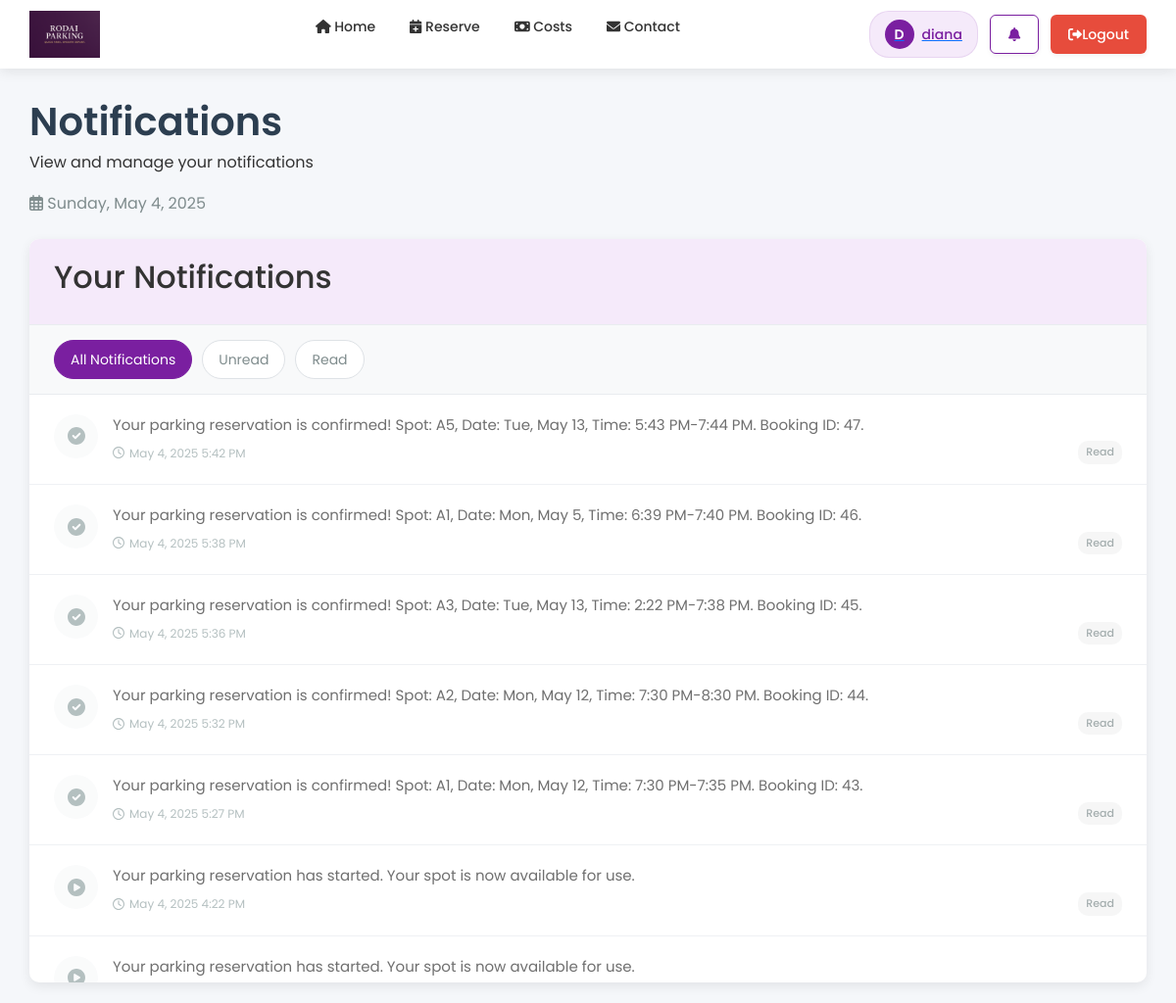
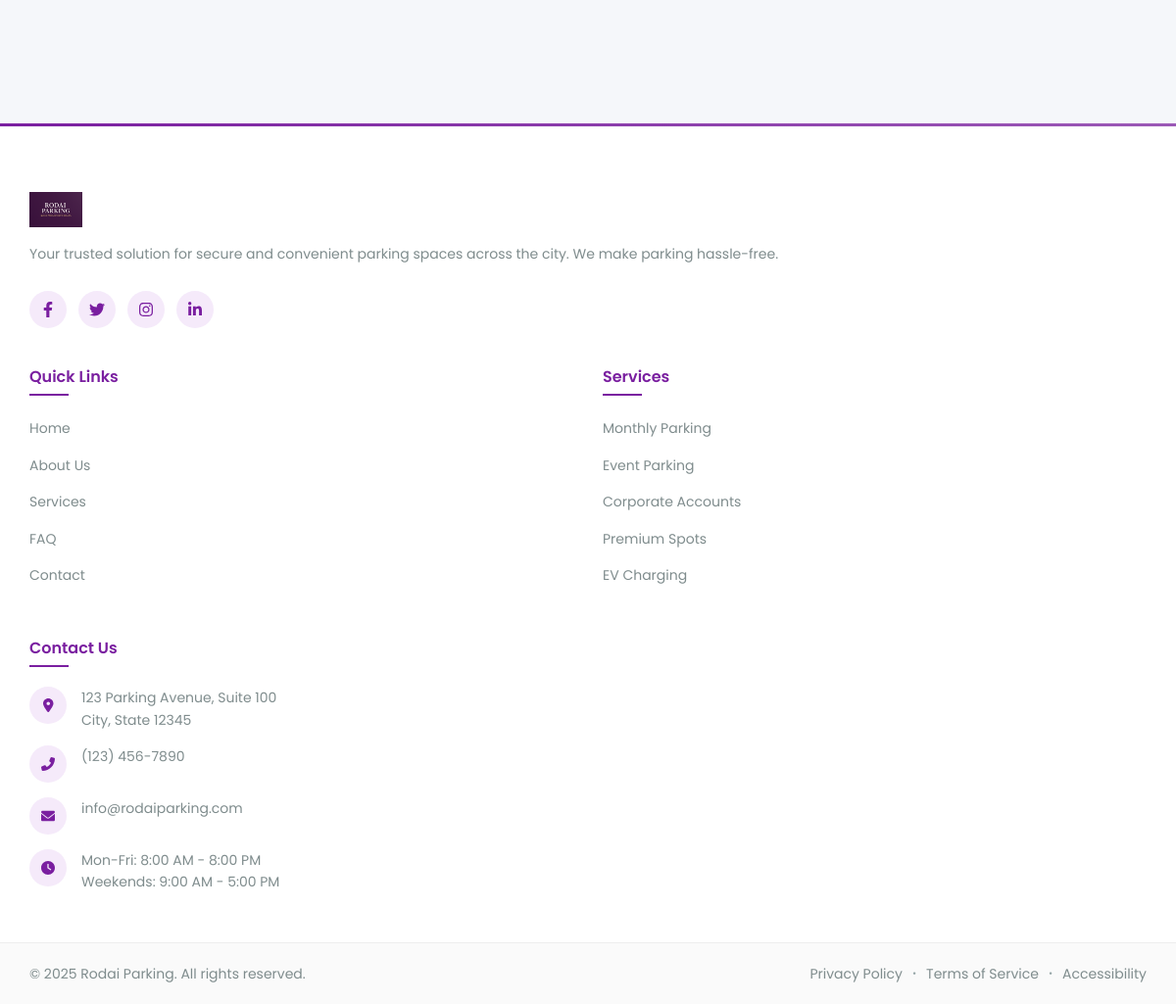
The app's page /notifications.php (signed in) with its own data (2 pictures, top to bottom).
### tables this page shows
CREATE TABLE `notifications` (
  `NotificationID` int(11) NOT NULL,
  `UserID` int(11) NOT NULL,
  `BookingID` int(11) NOT NULL,
  `Type` varchar(50) NOT NULL,
  `Message` text NOT NULL,
  `IsRead` tinyint(1) DEFAULT 0,
  `SentAt` datetime DEFAULT current_timestamp(),
  `ReadAt` datetime DEFAULT NULL
);

### includes/notification_system.php (called while the page is built, shortened)
<?php
function getAllNotifications($conn, $userId, $limit = 50) {
    try {
        $stmt = $conn->prepare("
            SELECT n.*, b.SpotID, ps.SpotNumber, b.StartTime, b.EndTime
            FROM notifications n
            LEFT JOIN bookings b ON n.BookingID = b.BookingID
            LEFT JOIN parkingspots ps ON b.SpotID = ps.SpotID
            WHERE n.UserID = :userId
            ORDER BY n.SentAt DESC
            LIMIT :limit
        ");
        $stmt->bindParam(':userId', $userId, PDO::PARAM_INT);
        $stmt->bindParam(':limit', $limit, PDO::PARAM_INT);
        $stmt->execute();
        return $stmt->fetchAll(PDO::FETCH_ASSOC);
    } catch (PDOException $e) {
        error_log("Error getting all notifications: " . $e->getMessage());
        return [];
    }
}
?>

### notifications.php (the view, shortened to what this page needs)
<?php
require_once 'db.php';
require_once 'includes/notification_system.php';
$userId = $_SESSION['user_id'];
$allNotifications = getAllNotifications($conn, $userId, 100);
?>
<!DOCTYPE html>
<html lang="en">
<head>
    <link rel="stylesheet" href="https://cdnjs.cloudflare.com/ajax/libs/font-awesome/6.0.0/css/all.min.css">
    <link href="https://cdn.jsdelivr.net/npm/bootstrap@5.3.0/dist/css/bootstrap.min.css" rel="stylesheet">
    <link rel="stylesheet" href="css/styles.css">
    <link rel="stylesheet" href="css/notifications.css">
</head>
<body>
    <?php include 'includes/header.php'; ?>
    <main class="notifications-page">
        <div class="container">
            <div class="dashboard-header mb-4">
                <div>
                    <h1 class="dashboard-title">Notifications</h1>
                    <p class="dashboard-subtitle">View and manage your notifications</p>
                </div>
                <div class="dashboard-date">
                    <i class="far fa-calendar-alt"></i> <?php echo date('l, F j, Y'); ?>
                </div>
            </div>
            <div class="notifications-container">
                <div class="notifications-header">
                    <h2>Your Notifications</h2>
                </div>
                <div class="notifications-filter">
                    <button class="filter-btn active" data-filter="all">All Notifications</button>
                    <button class="filter-btn" data-filter="unread">Unread</button>
                    <button class="filter-btn" data-filter="read">Read</button>
                </div>
                <div class="notifications-list">
                    <?php if (empty($allNotifications)): ?>
                        <div class="notifications-empty">
                            <i class="fas fa-bell-slash"></i>
                            <h3>No Notifications</h3>
                            <p>You don't have any notifications yet. We'll notify you about important events related to your bookings.</p>
                        </div>
                    <?php else: ?>
                        <?php foreach ($allNotifications as $notification): ?>
                            <?php
                                $isRead = (bool)$notification['IsRead'];
                                $notificationClass = $isRead ? 'read' : 'unread';
                                $statusText = $isRead ? 'Read' : 'Unread';
                                $iconClass = 'fa-info-circle';
                                switch ($notification['Type']) {
                                    case 'reservation_start':
                                        $iconClass = 'fa-play-circle';
                                        break;
                                    case 'booking_confirmation':
                                        $iconClass = 'fa-check-circle';
                                        break;
                                }
                            ?>
                            <div class="notification-item <?php echo $notificationClass; ?>" data-status="<?php echo $notificationClass; ?>">
                                <div class="notification-icon">
                                    <i class="fas <?php echo $iconClass; ?>"></i>
                                </div>
                                <div class="notification-content">
                                    <p class="notification-message"><?php echo htmlspecialchars($notification['Message']); ?></p>
                                    <div class="notification-meta">
                                        <div class="notification-time">
                                            <i class="far fa-clock"></i>
                                            <?php echo date('M j, Y g:i A', strtotime($notification['SentAt'])); ?>
                                        </div>
                                        <span class="notification-status <?php echo $notificationClass; ?>"><?php echo $statusText; ?></span>
                                    </div>
                                </div>
                            </div>
                        <?php endforeach; ?>
                    <?php endif; ?>
                </div>
            </div>
        </div>
    </main>
    <?php include 'includes/footer.php'; ?>
</body>
</html>

### includes/header.php (shortened to what this page needs)
<?php
require_once 'db.php';
?>
<!DOCTYPE html>
<html lang="en">
<head>
  <link rel="stylesheet" href="https://cdnjs.cloudflare.com/ajax/libs/font-awesome/6.0.0/css/all.min.css">
  <link rel="stylesheet" href="../css/styles.css">
</head>
<body>
<header class="header">
  <div class="header-container">
    <a href="dashboard.php" class="logo">
      <img src="assets/images/logo.png" alt="Rodai Parking Logo" style="height:48px; width:auto; display:block;">
    </a>
    <nav class="nav">
      <ul class="nav-list">
        <li class="nav-item">
          <a href="dashboard.php" class="nav-link <?php echo basename($_SERVER['PHP_SELF']) == 'dashboard.php' ? 'active' : ''; ?>">
            <i class="fa fa-home"></i> Home
          </a>
        </li>
        <li class="nav-item">
          <a href="reserve.php" class="nav-link <?php echo basename($_SERVER['PHP_SELF']) == 'reserve.php' ? 'active' : ''; ?>">
            <i class="fa fa-calendar-plus"></i> Reserve
          </a>
        </li>
        <li class="nav-item">
          <a href="costs.php" class="nav-link <?php echo basename($_SERVER['PHP_SELF']) == 'costs.php' ? 'active' : ''; ?>">
            <i class="fa fa-money-bill"></i> Costs
          </a>
        </li>
        <li class="nav-item">
          <a href="contact.php" class="nav-link <?php echo basename($_SERVER['PHP_SELF']) == 'contact.php' ? 'active' : ''; ?>">
            <i class="fa fa-envelope"></i> Contact
          </a>
        </li>
      </ul>
    </nav>
    <div class="header-actions">
      <?php if (isset($_SESSION['user_id'])): ?>
        <?php
          $firstInitial = isset($_SESSION['first_name']) && !empty($_SESSION['first_name']) ?
                          strtoupper(substr($_SESSION['first_name'], 0, 1)) : 'U';
          require_once __DIR__ . '/notification_system.php';
        ?>
        <a href="profile.php" class="user-button">
          <div class="user-avatar"><?php echo $firstInitial; ?></div>
          <div class="user-name"><?php echo isset($_SESSION['first_name']) ? htmlspecialchars($_SESSION['first_name']) : 'User'; ?></div>
        </a>
        <a href="notifications.php" class="btn btn-outline position-relative" title="Notifications">
          <i class="fa fa-bell"></i>
        </a>
        <a href="logout.php" class="btn btn-danger">
          <i class="fa fa-sign-out-alt"></i> Logout
        </a>
      <?php endif; ?>
    </div>
  </div>
</header>

### includes/footer.php (shortened to what this page needs)
<footer class="footer">
    <div class="footer-top">
        <div class="container">
            <div class="footer-grid">
                <div class="footer-brand">
                    <div class="footer-logo" style="text-align:center; margin-bottom:1rem;">
                        <img src="assets/images/logo.png" alt="Rodai Parking Logo" style="height:36px; width:auto; display:inline-block;">
                    </div>
                    <p class="footer-description">
                        Your trusted solution for secure and convenient parking spaces across the city. We make parking hassle-free.
                    </p>
                    <div class="social-links">
                        <a href="#" aria-label="Facebook">
                            <i class="fab fa-facebook-f"></i>
                        </a>
                        <a href="#" aria-label="Twitter">
                            <i class="fab fa-twitter"></i>
                        </a>
                        <a href="#" aria-label="Instagram">
                            <i class="fab fa-instagram"></i>
                        </a>
                        <a href="#" aria-label="LinkedIn">
                            <i class="fab fa-linkedin-in"></i>
                        </a>
                    </div>
                </div>
                <div class="footer-links">
                    <h3 class="footer-title">Quick Links</h3>
                    <ul>
                        <li><a href="index.php">Home</a></li>
                        <li><a href="about.php">About Us</a></li>
                        <li><a href="services.php">Services</a></li>
                        <li><a href="faq.php">FAQ</a></li>
                        <li><a href="contact.php">Contact</a></li>
                    </ul>
                </div>
                <div class="footer-links">
                    <h3 class="footer-title">Services</h3>
                    <ul>
                        <li><a href="#">Monthly Parking</a></li>
                        <li><a href="#">Event Parking</a></li>
                        <li><a href="#">Corporate Accounts</a></li>
                        <li><a href="#">Premium Spots</a></li>
                        <li><a href="#">EV Charging</a></li>
                    </ul>
                </div>
                <div class="footer-contact">
                    <h3 class="footer-title">Contact Us</h3>
                    <div class="contact-info">
                        <div class="contact-item">
                            <div class="contact-icon">
                                <i class="fas fa-map-marker-alt"></i>
                            </div>
                            <div class="contact-text">
                                123 Parking Avenue, Suite 100<br>
                                City, State 12345
                            </div>
                        </div>
                        <div class="contact-item">
                            <div class="contact-icon">
                                <i class="fas fa-phone-alt"></i>
                            </div>
                            <div class="contact-text">
                                (123) 456-7890
                            </div>
                        </div>
                        <div class="contact-item">
                            <div class="contact-icon">
                                <i class="fas fa-envelope"></i>
                            </div>
                            <div class="contact-text">
                                info@rodaiparking.com
                            </div>
                        </div>
                        <div class="contact-item">
                            <div class="contact-icon">
                                <i class="fas fa-clock"></i>
                            </div>
                            <div class="contact-text">
                                Mon-Fri: 8:00 AM - 8:00 PM<br>
                                Weekends: 9:00 AM - 5:00 PM
                            </div>
                        </div>
                    </div>
                </div>
            </div>
        </div>
    </div>
    <div class="footer-bottom">
        <div class="container">
            <div class="footer-bottom-content">
                <div class="copyright">
                    &copy; <?php echo date('Y'); ?> Rodai Parking. All rights reserved.
                </div>
                <div class="legal-links">
                    <a href="privacy.php">Privacy Policy</a>
                    <span class="separator">•</span>
                    <a href="terms.php">Terms of Service</a>
                    <span class="separator">•</span>
                    <a href="accessibility.php">Accessibility</a>
                </div>
            </div>
        </div>
    </div>
</footer>

### css/styles.css (style rules this page uses)
body { background-color: #f5f7fa; font-family: 'Segoe UI', Tahoma, Geneva, Verdana, sans-serif; }
.dashboard-title { color: #2c3e50; font-weight: 600; margin-bottom: 5px; }
.dashboard-date { color: #7f8c8d; font-size: 1rem; }
body { margin: 0; padding: 0; font-family: 'Segoe UI', sans-serif; background: #f5f5f7; color: #333; }

### css/notifications.css (style rules this page uses)
.notifications-header { padding: 15px 20px; border-bottom: 1px solid var(--gray-light); display: flex; justify-content: space-between; align-items: center; }
.notification-item { padding: 15px 20px; display: flex; align-items: flex-start; border-bottom: 1px solid var(--gray-light); transition: background-color 0.2s ease; animation: fadeIn 0.5s ease; position: relative; }
.notification-icon { margin-right: 15px; width: 40px; height: 40px; border-radius: 50%; background-color: var(--light-purple); display: flex; align-items: center; justify-content: center; color: var(--primary); font-size: 16px; flex-shrink: 0; }
.notification-content { flex: 1; }
.notification-message { margin: 0 0 5px 0; font-size: 14px; color: var(--dark); line-height: 1.4; }
.notification-time { font-size: 12px; color: var(--gray); }

### notifications.php (style rules this page uses)
.notifications-page { padding: 100px 0 50px; background-color: #f5f7fa; }
.notifications-container { background-color: #fff; border-radius: 10px; box-shadow: 0 4px 12px rgba(0,0,0,0.08); overflow: hidden; }
.notifications-header { padding: 20px 25px; border-bottom: 1px solid #e9ecef; display: flex; justify-content: space-between; align-items: center; background-color: var(--light-purple); }
.notifications-filter { display: flex; gap: 10px; padding: 15px 25px; border-bottom: 1px solid #e9ecef; background-color: #f8f9fa; }
.filter-btn { padding: 8px 16px; border-radius: 20px; background-color: #fff; color: var(--gray-dark); border: 1px solid #dee2e6; font-size: 14px; cursor: pointer; transition: all 0.2s ease; }
.filter-btn.active { background-color: var(--primary); color: white; border-color: var(--primary); }
.notifications-list { max-height: 600px; overflow-y: auto; }
.notification-item { padding: 20px 25px; display: flex; align-items: flex-start; border-bottom: 1px solid #e9ecef; transition: background-color 0.2s ease; }
.notification-item.read { opacity: 0.7; }
.notification-item.read .notification-icon { background-color: #f8f9fa; color: var(--gray); }
.notification-icon { margin-right: 15px; width: 45px; height: 45px; border-radius: 50%; background-color: var(--light-purple); display: flex; align-items: center; justify-content: center; color: var(--primary); font-size: 18px; flex-shrink: 0; }
.notification-content { flex: 1; }
.notification-message { margin: 0 0 5px 0; font-size: 15px; color: var(--dark); line-height: 1.5; }
.notification-meta { display: flex; align-items: center; justify-content: space-between; font-size: 13px; color: var(--gray); }
.notification-time { display: flex; align-items: center; gap: 5px; }
.notification-status { display: inline-block; padding: 3px 8px; border-radius: 10px; font-size: 11px; font-weight: 500; }
.notification-status.read { background-color: rgba(127, 140, 141, 0.1); color: var(--gray-dark); }

### records on screen
notifications: Message "Your parking reservation is confirmed! Spot: A5, Date: Tue, May 13, Time: 5:43 PM-7:44 PM. Booking ID: 47.", SentAt "May 4, 2025 5:42 PM", IsRead "Read"
notifications: Message "Your parking reservation is confirmed! Spot: A1, Date: Mon, May 5, Time: 6:39 PM-7:40 PM. Booking ID: 46.", SentAt "May 4, 2025 5:38 PM", IsRead "Read"
notifications: Message "Your parking reservation is confirmed! Spot: A3, Date: Tue, May 13, Time: 2:22 PM-7:38 PM. Booking ID: 45.", SentAt "May 4, 2025 5:36 PM", IsRead "Read"
notifications: Message "Your parking reservation is confirmed! Spot: A2, Date: Mon, May 12, Time: 7:30 PM-8:30 PM. Booking ID: 44.", SentAt "May 4, 2025 5:32 PM", IsRead "Read"
notifications: Message "Your parking reservation is confirmed! Spot: A1, Date: Mon, May 12, Time: 7:30 PM-7:35 PM. Booking ID: 43.", SentAt "May 4, 2025 5:27 PM", IsRead "Read"
notifications: Message "Your parking reservation has started. Your spot is now available for use.", SentAt "May 4, 2025 4:22 PM", IsRead "Read"
notifications: Message "Your parking reservation has started. Your spot is now available for use."

### other values on screen
$firstInitial "D"
$_SESSION['first_name'] "diana"
